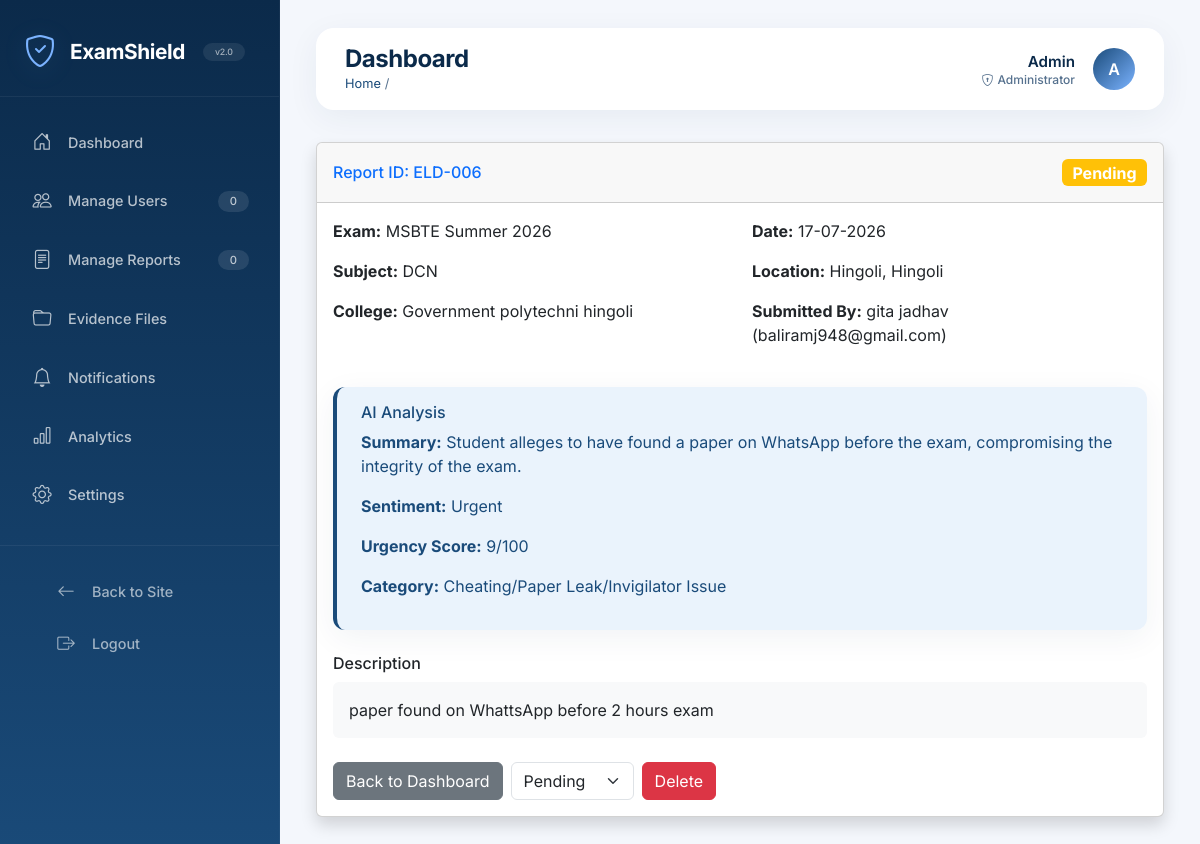
The page /report/6 (signed in) on the database as committed earlier.
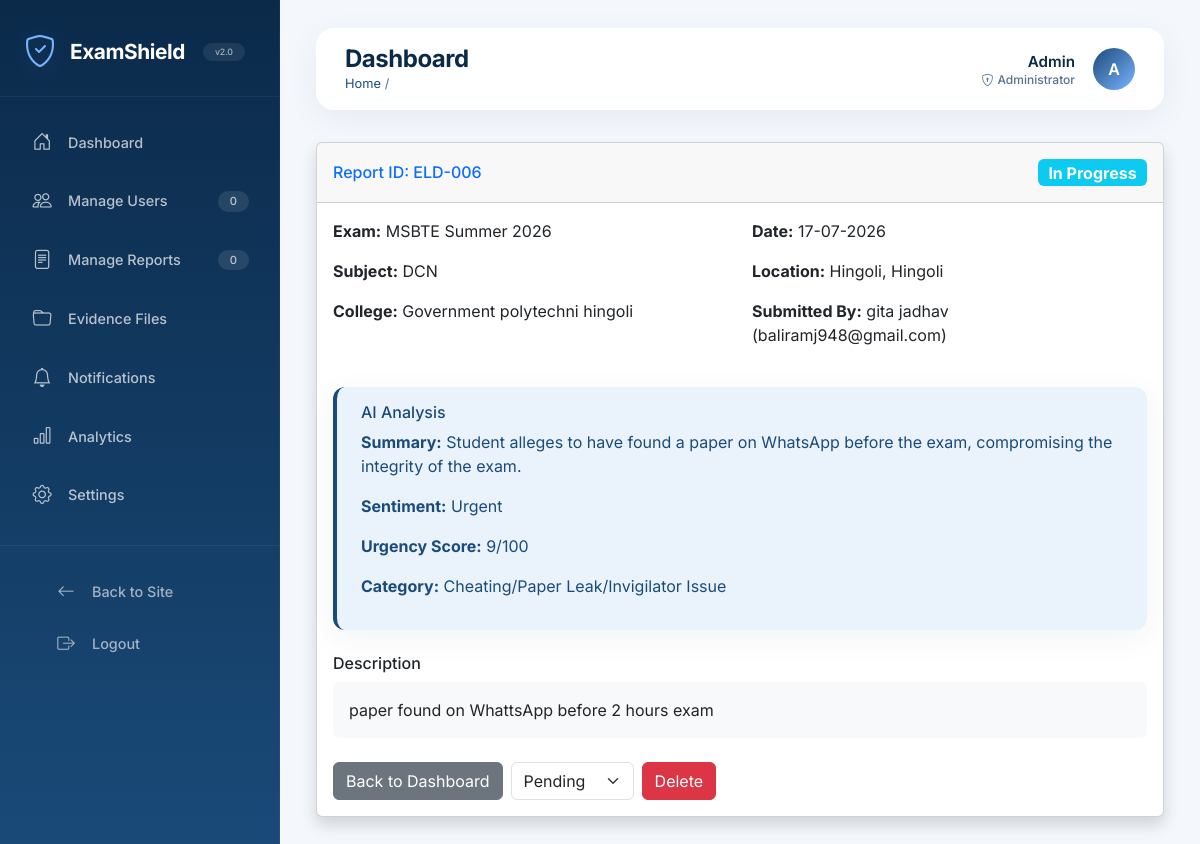
The same page on the database as committed later.
### tables this page shows
CREATE TABLE entries (
            id INTEGER PRIMARY KEY AUTOINCREMENT,
            user_id INTEGER NOT NULL,
            exam_name TEXT NOT NULL,
            subject_name TEXT NOT NULL,
            college_name TEXT NOT NULL,
            status TEXT DEFAULT 'Pending',
            report_date TEXT,
            description TEXT,

            -- Incident Location
            incident_state TEXT,
            incident_district TEXT,
            incident_city TEXT,
            incident_college TEXT,
            incident_address TEXT,

            -- Multiple Files - JSON madhe store karu
            photos TEXT,
            videos TEXT,
            audios TEXT,

            -- Admin
            urgency_score INTEGER DEFAULT 0,
            ai_summary TEXT,
            fake_status TEXT,
            admin_remark TEXT,
            is_dummy INTEGER DEFAULT 0,
            created_at TEXT DEFAULT CURRENT_TIMESTAMP,
            updated_at TEXT, category TEXT DEFAULT 'Other', sentiment TEXT DEFAULT 'Normal',

            FOREIGN KEY (user_id) REFERENCES users (id)
        );

### app.py (the view)
@app.route('/report/<int:id>')
@login_required
def view_report(id):
    conn = get_db()
    conn.row_factory = sqlite3.Row
    report = conn.execute('SELECT e.*, u.name, u.email FROM entries e JOIN users u ON e.user_id=u.id WHERE e.id =?', (id,)).fetchone()
    if report is None:
        conn.close()
        flash('Report not found!', 'error')
        return redirect(url_for('report_list'))
    if current_user.role!= 'admin' and report['user_id']!= current_user.id:
        conn.close()
        flash('You do not have permission to view this report.', 'error')
        return redirect(url_for('report_list'))
    report_dict = dict(report)
    for key in ['photos', 'videos', 'audios']:
        try:
            report_dict[key] = json.loads(report_dict[key]) if report_dict[key] else []
        except:
            report_dict[key] = []
    conn.close()
    report_dict['display_id'] = f"ELD-{report_dict['id']:03d}"
    if report_dict['report_date']:
        try:
            date_obj = datetime.strptime(report_dict['report_date'], '%Y-%m-%d')
            report_dict['report_date'] = date_obj.strftime('%d-%m-%Y')
        except:
            pass
    if current_user.role == 'admin':
        return render_template('admin_detail.html', report=report_dict)
    else:
        return render_template('student_detail.html', report=report_dict)

### app.py (called while the page is built)
@login_manager.user_loader
def load_user(user_id):
    conn = get_db()
    user_row = conn.execute('SELECT * FROM users WHERE id =?', (user_id,)).fetchone()
    conn.close()
    if user_row:
        user = dict(user_row)
        return User(
            id=user['id'],
            username=user['username'],
            name=user.get('name', 'User'),
            role=user.get('role', 'student'),
            is_mobile_verified=user.get('is_mobile_verified', 0),
            is_email_verified=user.get('is_email_verified', 0),
            is_blocked=user.get('is_blocked', 0)
        )
    return None

@app.context_processor
def inject_notifications():
    if current_user.is_authenticated: # FIX: session ki jagah current_user
        conn = get_db()
        count = conn.execute("SELECT COUNT(*) FROM notifications WHERE is_read = 0").fetchone()[0]
        conn.close()
        return dict(unread_count=count)
    return dict(unread_count=0)

def get_settings():
    conn = get_db()
    s = conn.execute("SELECT * FROM settings WHERE id=1").fetchone()
    conn.close()
    return s

### templates/admin_detail.html (shortened to what this page needs)
{% extends "admin_base.html" %}
{% block content %}
<div class="card shadow mb-4">
    <div class="card-header py-3 d-flex justify-content-between align-items-center">
        <h6 class="m-0 font-weight-bold text-primary">
             Report ID: {{ report.display_id }}
        </h6>
        <span class="badge bg-{{ 'success' if report.status=='Resolved' else 'warning' if report.status=='Pending' else 'info' }} fs-6">
            {{ report.status }}
        </span>
    </div>
    <div class="card-body">
        <div class="row mb-4">
            <div class="col-md-6">
                <p><b> Exam:</b> {{ report.exam_name }}</p>
                <p><b> Subject:</b> {{ report.subject_name }}</p>
                <p><b> College:</b> {{ report.college_name }}</p>
            </div>
            <div class="col-md-6">
                <p><b> Date:</b> {{ report.report_date }}</p>
                <p><b> Location:</b> {{ report.incident_city }}, {{ report.incident_district }}</p>
                <p><b> Submitted By:</b> {{ report.name }} ({{ report.email }})</p>
            </div>
        </div>
        <div class="alert alert-info">
            <h6> AI Analysis</h6>
            <p><b>Summary:</b> {{ report.ai_summary }}</p>
            <p><b>Sentiment:</b> {{ report.sentiment }}</p>
            <p><b>Urgency Score:</b> {{ report.urgency_score }}/100
            </p>
            <p><b>Category:</b> {{ report.category }}</p>
        </div>
        <div class="mb-4">
            <h6> Description</h6>
            <div class="p-3 bg-light rounded">{{ report.description }}</div>
        </div>
        <div class="d-flex gap-2 flex-wrap">
            <a href="{{ url_for('admin_dashboard') }}" class="btn btn-secondary">
                 Back to Dashboard
            </a>
            <form method="POST" action="{{ url_for('update_status', id=report.id) }}" class="d-flex gap-2">
                <select name="status" class="form-select w-auto" onchange="this.form.submit()">
                    <option value="Pending" {% if report.status=='Pending' %}selected{% endif %}>Pending</option>
                </select>
            </form>
            <form method="POST" action="{{ url_for('delete_report', id=report.id) }}">
                <button type="submit" class="btn btn-danger" onclick="return confirm('Are you sure to delete this report?')">
                     Delete
                </button>
            </form>
        </div>
    </div>
</div>
{% endblock %}

Rows that differ between the two databases and show on the page:
changed entries "DCN": status "Pending" → "In Progress"; status "Pending" → (not shown)
Other text that changed with them:
form field status: (not shown) → "Pending"
